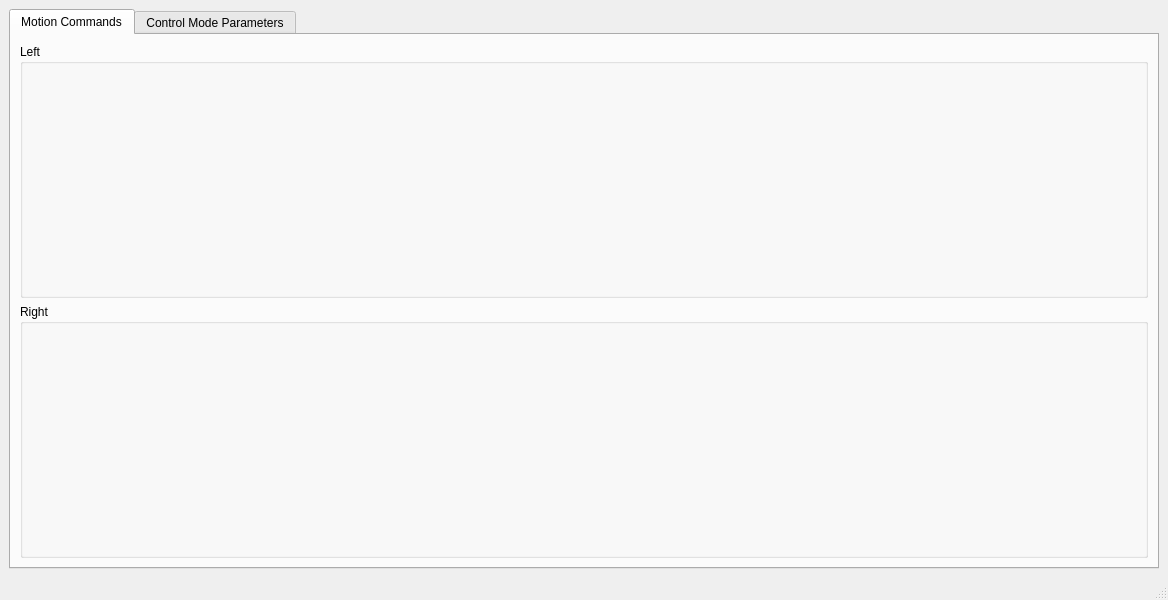
<?xml version="1.0" encoding="UTF-8"?>
<ui version="4.0">
 <class>ArmCommandWindow</class>
 <widget class="QMainWindow" name="ArmCommandWindow">
  <property name="geometry">
   <rect>
    <x>0</x>
    <y>0</y>
    <width>1168</width>
    <height>600</height>
   </rect>
  </property>
  <property name="windowTitle">
   <string>Victor Command GUI</string>
  </property>
  <widget class="QWidget" name="centralwidget">
   <layout class="QHBoxLayout" name="horizontalLayout">
    <item>
     <widget class="QTabWidget" name="tabs">
      <property name="currentIndex">
       <number>0</number>
      </property>
      <widget class="QWidget" name="motion_tab">
       <attribute name="title">
        <string>Motion Commands</string>
       </attribute>
       <layout class="QVBoxLayout" name="verticalLayout_2">
        <item>
         <widget class="QGroupBox" name="left_motion_group">
          <property name="title">
           <string>Left</string>
          </property>
          <layout class="QVBoxLayout" name="verticalLayout"/>
         </widget>
        </item>
        <item>
         <widget class="QGroupBox" name="right_motion_group">
          <property name="title">
           <string>Right</string>
          </property>
          <layout class="QVBoxLayout" name="verticalLayout_4"/>
         </widget>
        </item>
       </layout>
      </widget>
      <widget class="QWidget" name="control_mode_tab">
       <attribute name="title">
        <string>Control Mode Parameters</string>
       </attribute>
       <layout class="QVBoxLayout" name="verticalLayout_3">
        <item>
         <widget class="QGroupBox" name="left_params_group">
          <property name="title">
           <string>Left</string>
          </property>
          <layout class="QVBoxLayout" name="verticalLayout_5"/>
         </widget>
        </item>
        <item>
         <widget class="QGroupBox" name="right_params_group">
          <property name="title">
           <string>Right</string>
          </property>
          <layout class="QVBoxLayout" name="verticalLayout_6"/>
         </widget>
        </item>
       </layout>
      </widget>
     </widget>
    </item>
   </layout>
  </widget>
  <widget class="QStatusBar" name="statusbar"/>
 </widget>
 <resources/>
 <connections/>
</ui>
